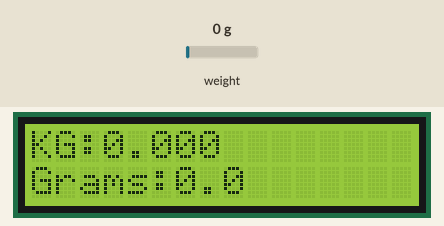
Recording of a sketch running on a simulated Arduino Uno, built with avr-gcc and run on an emulated ATmega328P. On the bench: 16×2 character LCD. The inputs (shaded band) are chosen by the test bench; at power-on: weight on the scale 0 g. What the sketch prints to the serial monitor is not drawn.

Above: at 2.2 s.
2.3 s: weight on the scale set to 100 g
At 2.8 s:
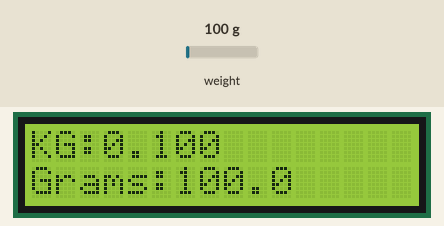
3.8 s: weight on the scale set to 1250 g
At 5.2 s:
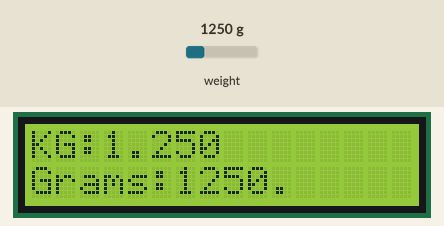
5.5 s: weight on the scale set to 2500 g
At 6.6 s:
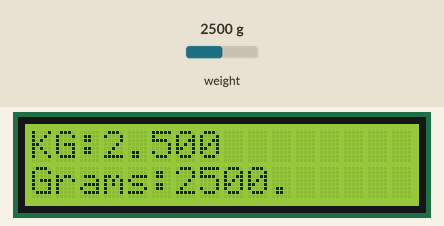
Timing chart, 0 to 8.5 s (numbered marks = the images above; inputs shaded):
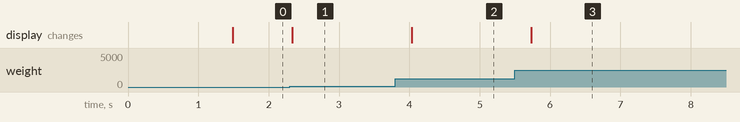

The sketch:

load_cell_l2c_display.ino
```cpp
#include "Arduino.h"
#include "LiquidCrystal_PCF8574.h"
#include "HX711.h"

//#define RST 4
#define SCALE_PIN_DAT  11
#define SCALE_PIN_CLK 10
#include <Wire.h>
#include <LiquidCrystal_I2C.h>

LiquidCrystal_I2C lcd = LiquidCrystal_I2C(0x27, 16, 2);

// Create our LoadCell object
LiquidCrystal_PCF8574 lcdI2C;
HX711 scale(SCALE_PIN_DAT, SCALE_PIN_CLK);

void setup() {
	Serial.begin(9600);
 lcd.begin();
  // Print a message to the LCD.
  lcd.backlight();

	scale.set_scale();
	scale.tare();  //Reset the scale to 0
}

void loop() {
	//Adjust to this calibration factor
	scale.set_scale(200);

	// Read an average of X readings
	Serial.println("Reading weight");
	float grams = scale.get_units(4);
  float kg = (grams*(0.001));


	Serial.print(grams);
	Serial.println(" g");

 lcd.setCursor(0,0);
  lcd.print("KG:");
  lcd.print(kg,3);

  lcd.setCursor(0,1);
  lcd.print("Grams:");
  lcd.print(grams,1);


  lcd.setCursor(11,1);
  lcd.print("   ");


}
```

Measured:
- after the input at 2.3 s, the display: changes at once (image 1)
- after the input at 3.8 s, the display: changes after 0.23 s (image 2)
- after the input at 5.5 s, the display: changes after 0.23 s (image 3)
